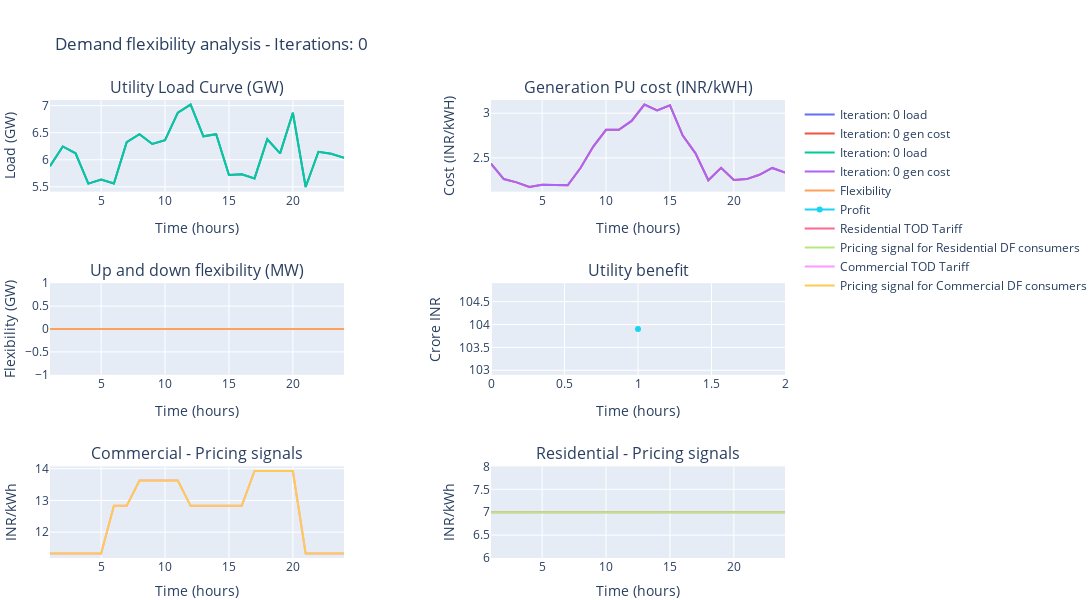

Here is the notebook cell this chart was saved with:
### Markdown cell above
## Widgets

### Code cell
@interact(n=widgets.IntSlider(min=0, max=nn, step=1, value=0, description='Iterations'))
def update_plot(n):
    # Your existing code for generating the plot with the given value of n
    fig = sp.make_subplots(rows=3, cols=2, subplot_titles=('Utility Load Curve (GW)', 'Generation PU cost (INR/kWH)', 'Up and down flexibility (MW)','Utility benefit', 'Commercial - Pricing signals', 'Residential - Pricing signals'),horizontal_spacing=0.2, vertical_spacing=0.2)

    x_values = np.linspace(1, 24, 24)
    x1 = x_values

    flexibility = iterative_load[n] - iterative_load[0]

    gen_df = pd.DataFrame(pd.DataFrame(iterative_gen_cost_total).sum(axis=0))
    bill_df = pd.DataFrame(iterative_bill, index=[0])

    profit_df = bill_df.T - gen_df
    
    # Plot the data
    fig.add_trace(go.Scatter(x=x1, y=iterative_load[0] / 1000, mode='lines', name=f'Iteration: {0} load'), row=1, col=1)
    fig.add_trace(go.Scatter(x=x1, y=iterative_gen_cost[0], mode='lines', name=f'Iteration: {0} gen cost'), row=1, col=2)
    fig.add_trace(go.Scatter(x=x1, y=iterative_load[n] / 1000, mode='lines', name=f'Iteration: {n} load'), row=1, col=1)
    fig.add_trace(go.Scatter(x=x1, y=iterative_gen_cost[n], mode='lines', name=f'Iteration: {n} gen cost'), row=1, col=2)

    fig.add_trace(go.Scatter(x=x1, y=flexibility / 1000, mode='lines', name='Flexibility'), row=2, col=1)
    fig.add_trace(go.Scatter(x=x1[0:n+1], y=profit_df.iloc[0:n+1, 0] / 1e7, name='Profit'), row=2, col=2)
    
    fig.add_trace(go.Scatter(x=x1, y=pricing_signal[0]['residential'], name='Residential TOD Tariff'), row=3, col=2)
    fig.add_trace(go.Scatter(x=x1, y=pricing_signal[n]['residential'], name='Pricing signal for Residential DF consumers'), row=3, col=2)
    
    fig.add_trace(go.Scatter(x=x1, y=pricing_signal[0]['commercial'], name='Commercial TOD Tariff'), row=3, col=1)
    fig.add_trace(go.Scatter(x=x1, y=pricing_signal[n]['commercial'], name='Pricing signal for Commercial DF consumers'), row=3, col=1)

    fig.update_layout(
        height=600,
        width=1100,
        margin=dict(l=3, r=2, b=0, t=100),
        boxgroupgap=0.00,
       
        title_text=f'Demand flexibility analysis - Iterations: {n}',
     )

    # Add axis titles for each subplot
    fig.update_xaxes(title_text="Time (hours)", row=1, col=1)
    fig.update_yaxes(title_text="Load (GW)", row=1, col=1)
    fig.update_xaxes(title_text="Time (hours)", row=1, col=2)
    fig.update_yaxes(title_text="Cost (INR/kWH)", row=1, col=2)
    fig.update_xaxes(title_text="Time (hours)", row=2, col=1)
    fig.update_yaxes(title_text="Flexibility (GW)", row=2, col=1)
    fig.update_xaxes(title_text="Time (hours)", row=2, col=2)
    fig.update_yaxes(title_text="Crore INR", row=2, col=2)
    fig.update_xaxes(title_text="Time (hours)", row=3, col=2)
    fig.update_yaxes(title_text="INR/kWh", row=3, col=2)
    fig.update_xaxes(title_text="Time (hours)", row=3, col=1)
    fig.update_yaxes(title_text="INR/kWh", row=3, col=1)
    
    
    fig.show()

### Figure 1 — Plotly figure (JSON) as saved in the notebook; plotly's stock layout.template omitted (floating-point values rounded to 4 significant figures)
{"data": [{"mode": "lines", "name": "Iteration: 0 load", "type": "scatter", "x": [1, 2, 3, 4, 5, 6, 7, 8, 9, 10, 11, 12, 13, 14, 15, 16, 17, 18, 19, 20, 21, 22, 23, 24], "xaxis": "x", "y": [5.882, 6.246, 6.12, 5.559, 5.633, 5.56, 6.324, 6.473, 6.291, 6.362, 6.871, 7.019, 6.432, 6.473, 5.719, 5.73, 5.655, 6.378, 6.117, 6.869, 5.496, 6.147, 6.109, 6.036], "yaxis": "y"}, {"mode": "lines", "name": "Iteration: 0 gen cost", "type": "scatter", "x": [1, 2, 3, 4, 5, 6, 7, 8, 9, 10, 11, 12, 13, 14, 15, 16, 17, 18, 19, 20, 21, 22, 23, 24], "xaxis": "x2", "y": [2.435, 2.264, 2.226, 2.175, 2.199, 2.197, 2.194, 2.387, 2.627, 2.814, 2.815, 2.914, 3.097, 3.032, 3.088, 2.75, 2.552, 2.25, 2.39, 2.253, 2.263, 2.311, 2.388, 2.337], "yaxis": "y2"}, {"mode": "lines", "name": "Iteration: 0 load", "type": "scatter", "x": [1, 2, 3, 4, 5, 6, 7, 8, 9, 10, 11, 12, 13, 14, 15, 16, 17, 18, 19, 20, 21, 22, 23, 24], "xaxis": "x", "y": [5.882, 6.246, 6.12, 5.559, 5.633, 5.56, 6.324, 6.473, 6.291, 6.362, 6.871, 7.019, 6.432, 6.473, 5.719, 5.73, 5.655, 6.378, 6.117, 6.869, 5.496, 6.147, 6.109, 6.036], "yaxis": "y"}, {"mode": "lines", "name": "Iteration: 0 gen cost", "type": "scatter", "x": [1, 2, 3, 4, 5, 6, 7, 8, 9, 10, 11, 12, 13, 14, 15, 16, 17, 18, 19, 20, 21, 22, 23, 24], "xaxis": "x2", "y": [2.435, 2.264, 2.226, 2.175, 2.199, 2.197, 2.194, 2.387, 2.627, 2.814, 2.815, 2.914, 3.097, 3.032, 3.088, 2.75, 2.552, 2.25, 2.39, 2.253, 2.263, 2.311, 2.388, 2.337], "yaxis": "y2"}, {"mode": "lines", "name": "Flexibility", "type": "scatter", "x": [1, 2, 3, 4, 5, 6, 7, 8, 9, 10, 11, 12, 13, 14, 15, 16, 17, 18, 19, 20, 21, 22, 23, 24], "xaxis": "x3", "y": [0, 0, 0, 0, 0, 0, 0, 0, 0, 0, 0, 0, 0, 0, 0, 0, 0, 0, 0, 0, 0, 0, 0, 0], "yaxis": "y3"}, {"name": "Profit", "type": "scatter", "x": [1], "xaxis": "x4", "y": [103.9], "yaxis": "y4"}, {"name": "Residential TOD Tariff", "type": "scatter", "x": [1, 2, 3, 4, 5, 6, 7, 8, 9, 10, 11, 12, 13, 14, 15, 16, 17, 18, 19, 20, 21, 22, 23, 24], "xaxis": "x6", "y": [7, 7, 7, 7, 7, 7, 7, 7, 7, 7, 7, 7, 7, 7, 7, 7, 7, 7, 7, 7, 7, 7, 7, 7], "yaxis": "y6"}, {"name": "Pricing signal for Residential DF consumers", "type": "scatter", "x": [1, 2, 3, 4, 5, 6, 7, 8, 9, 10, 11, 12, 13, 14, 15, 16, 17, 18, 19, 20, 21, 22, 23, 24], "xaxis": "x6", "y": [7, 7, 7, 7, 7, 7, 7, 7, 7, 7, 7, 7, 7, 7, 7, 7, 7, 7, 7, 7, 7, 7, 7, 7], "yaxis": "y6"}, {"name": "Commercial TOD Tariff", "type": "scatter", "x": [1, 2, 3, 4, 5, 6, 7, 8, 9, 10, 11, 12, 13, 14, 15, 16, 17, 18, 19, 20, 21, 22, 23, 24], "xaxis": "x5", "y": [11.33, 11.33, 11.33, 11.33, 11.33, 12.83, 12.83, 13.63, 13.63, 13.63, 13.63, 12.83, 12.83, 12.83, 12.83, 12.83, 13.93, 13.93, 13.93, 13.93, 11.33, 11.33, 11.33, 11.33], "yaxis": "y5"}, {"name": "Pricing signal for Commercial DF consumers", "type": "scatter", "x": [1, 2, 3, 4, 5, 6, 7, 8, 9, 10, 11, 12, 13, 14, 15, 16, 17, 18, 19, 20, 21, 22, 23, 24], "xaxis": "x5", "y": [11.33, 11.33, 11.33, 11.33, 11.33, 12.83, 12.83, 13.63, 13.63, 13.63, 13.63, 12.83, 12.83, 12.83, 12.83, 12.83, 13.93, 13.93, 13.93, 13.93, 11.33, 11.33, 11.33, 11.33], "yaxis": "y5"}], "layout": {"annotations": [{"font": {"size": 16}, "showarrow": false, "text": "Utility Load Curve (GW)", "x": 0.2, "xanchor": "center", "xref": "paper", "y": 1, "yanchor": "bottom", "yref": "paper"}, {"font": {"size": 16}, "showarrow": false, "text": "Generation PU cost (INR/kWH)", "x": 0.8, "xanchor": "center", "xref": "paper", "y": 1, "yanchor": "bottom", "yref": "paper"}, {"font": {"size": 16}, "showarrow": false, "text": "Up and down flexibility (MW)", "x": 0.2, "xanchor": "center", "xref": "paper", "y": 0.6, "yanchor": "bottom", "yref": "paper"}, {"font": {"size": 16}, "showarrow": false, "text": "Utility benefit", "x": 0.8, "xanchor": "center", "xref": "paper", "y": 0.6, "yanchor": "bottom", "yref": "paper"}, {"font": {"size": 16}, "showarrow": false, "text": "Commercial - Pricing signals", "x": 0.2, "xanchor": "center", "xref": "paper", "y": 0.2, "yanchor": "bottom", "yref": "paper"}, {"font": {"size": 16}, "showarrow": false, "text": "Residential - Pricing signals", "x": 0.8, "xanchor": "center", "xref": "paper", "y": 0.2, "yanchor": "bottom", "yref": "paper"}], "boxgroupgap": 0, "height": 600, "margin": {"b": 0, "l": 3, "r": 2, "t": 100}, "title": {"text": "Demand flexibility analysis - Iterations: 0"}, "width": 1100, "xaxis": {"anchor": "y", "domain": [0, 0.4], "title": {"text": "Time (hours)"}}, "xaxis2": {"anchor": "y2", "domain": [0.6, 1], "title": {"text": "Time (hours)"}}, "xaxis3": {"anchor": "y3", "domain": [0, 0.4], "title": {"text": "Time (hours)"}}, "xaxis4": {"anchor": "y4", "domain": [0.6, 1], "title": {"text": "Time (hours)"}}, "xaxis5": {"anchor": "y5", "domain": [0, 0.4], "title": {"text": "Time (hours)"}}, "xaxis6": {"anchor": "y6", "domain": [0.6, 1], "title": {"text": "Time (hours)"}}, "yaxis": {"anchor": "x", "domain": [0.8, 1], "title": {"text": "Load (GW)"}}, "yaxis2": {"anchor": "x2", "domain": [0.8, 1], "title": {"text": "Cost (INR/kWH)"}}, "yaxis3": {"anchor": "x3", "domain": [0.4, 0.6], "title": {"text": "Flexibility (GW)"}}, "yaxis4": {"anchor": "x4", "domain": [0.4, 0.6], "title": {"text": "Crore INR"}}, "yaxis5": {"anchor": "x5", "domain": [0, 0.2], "title": {"text": "INR/kWh"}}, "yaxis6": {"anchor": "x6", "domain": [0, 0.2], "title": {"text": "INR/kWh"}}}}
